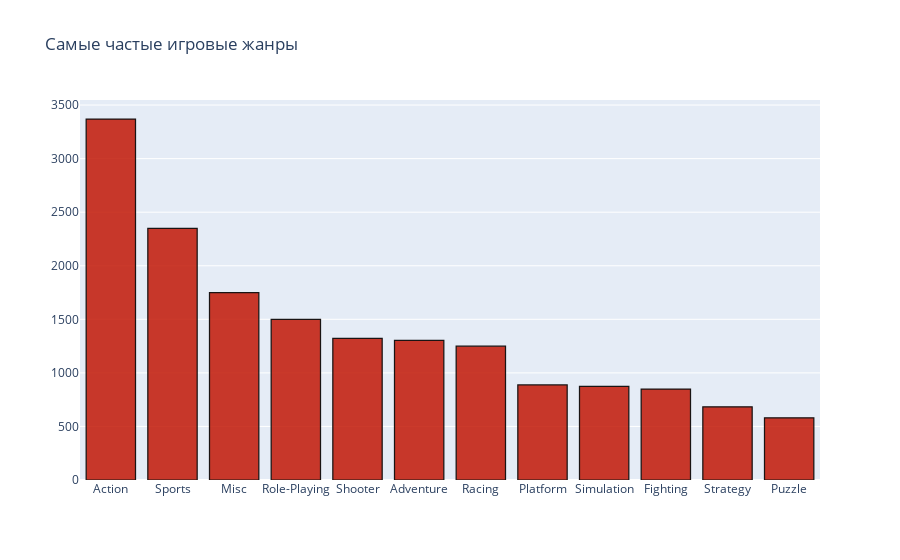

Notebook code cell kept with this figure:
### Code cell
platform = Counter(df['Genre'].tolist()).most_common(30)
x = [x[0] for x in platform]
y = [x[1] for x in platform]

fig = go.Bar(x = x,
             y = y,
             marker = dict(color = 'rgba(194, 24, 7, 0.85)',
                         line=dict(color='rgb(25, 20, 20)',width=1.25)))

layout = go.Layout()

fig = go.Figure(data = fig, layout = layout)

fig.update_layout(title_text='Самые частые игровые жанры')

fig.show()

### Figure 1 — Plotly figure (JSON) as saved in the notebook; plotly's stock layout.template omitted (floating-point values rounded to 4 significant figures)
{"data": [{"marker": {"color": "rgba(194, 24, 7, 0.85)", "line": {"color": "rgb(25, 20, 20)", "width": 1.25}}, "type": "bar", "x": ["Action", "Sports", "Misc", "Role-Playing", "Shooter", "Adventure", "Racing", "Platform", "Simulation", "Fighting", "Strategy", "Puzzle", null], "y": [3370, 2348, 1750, 1500, 1323, 1303, 1249, 888, 874, 849, 683, 580, 2]}], "layout": {"title": {"text": "Самые частые игровые жанры"}}}
